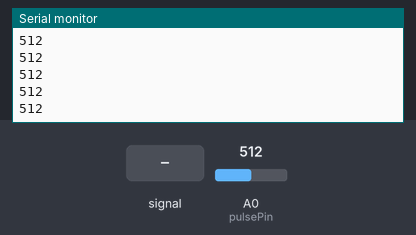
Bench run of a sketch on a simulated Arduino Uno, built with avr-gcc and run on an emulated ATmega328P. On the bench: the last lines printed to the serial monitor. Inputs (shaded band) come from the test bench; at power-on: A0 (pulsePin) = 512.

Above: at 1.2 s.
1.3 s: A0 (pulsePin) fed a 200 Hz sine of ±81 counts around its level
At 2.1 s:
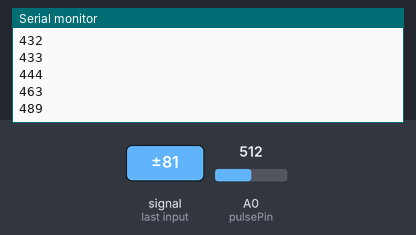
2.8 s: A0 (pulsePin) set to 716
At 3.5 s:
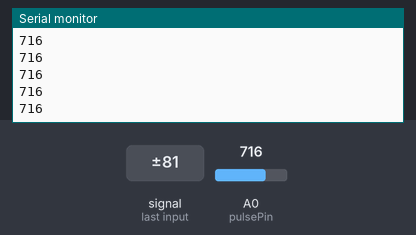
4.3 s: A0 (pulsePin) fed a 1000 Hz sine of ±255 counts around its level
At 5.0 s:
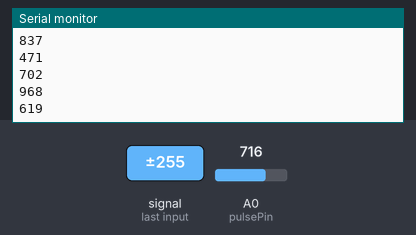
5.8 s: A0 (pulsePin) set to 511
At 6.4 s:
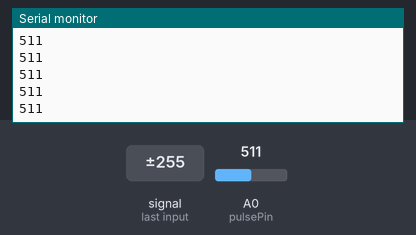
Timing chart, 0 to 8.3 s (numbered marks = the images above; inputs shaded):
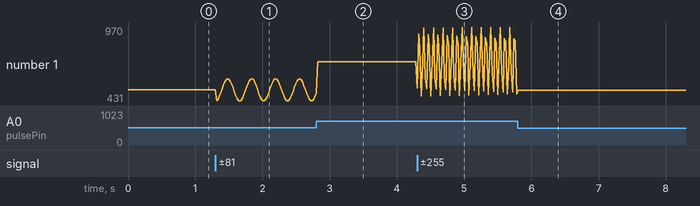

Measured:
- after the input at 1.3 s, the serial monitor: prints a new line at once (image 1)
- after the input at 4.3 s, the serial monitor: prints a new line at once (image 3)
- plotted number 1: 512 → 487 after the input at 1.3 s, 716 → 481 after the input at 4.3 s

The sketch:

50_pulse_sensor.ino
```cpp
int pulsePin = A0;
void setup() {
  Serial.begin(9600);
}
void loop() {
  int val = analogRead(pulsePin);
  Serial.println(val);
  delay(20);
}
```
